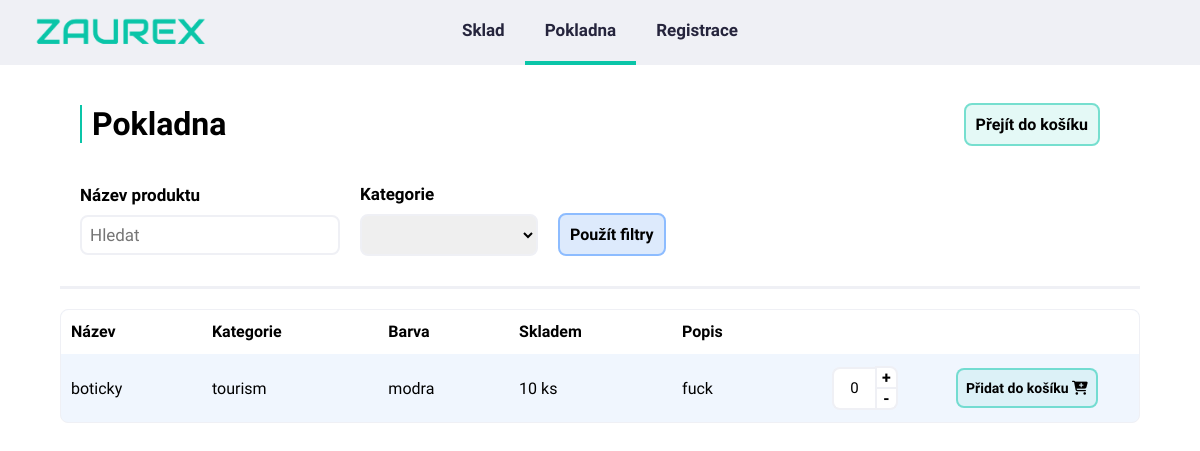
The app's page /Pokladna, older data.
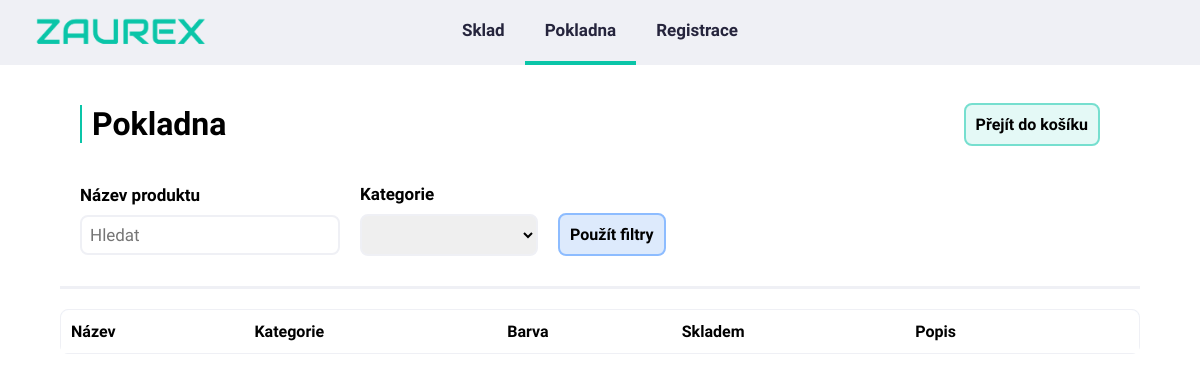
The same page, newer data.
### tables this page shows
CREATE TABLE inventory(
    itemId INTEGER PRIMARY KEY AUTOINCREMENT,
    itemName TEXT,
    category TEXT,
    colour TEXT,
    inStock INTEGER,
    price INTEGER,
    descript TEXT
);

### appka/sell.py (the view, shortened to what this page needs)
@bp.route("/Pokladna", methods = ("GET", "POST"))
def sell():
    db = get_db()
    if request.method == "GET":
        items = db.execute(
            "SELECT * FROM inventory"
        ).fetchall()
        return render_template("inventory/sell.html", items = items)
    elif request.method == "POST" and "addToCart" in request.form and "quantity" in request.form:
        qty = int(request.form["quantity"])
        iId = int(request.form[""])
    else:
        items = db.execute(
            "SELECT * FROM inventory"
        ).fetchall()
        return render_template("inventory/sell.html", items = items)

### appka/db.py (called while the page is built)
def get_db():
    if "db" not in g:
        g.db = sqlite3.connect(
            current_app.config["DATABASE"],
            detect_types=sqlite3.PARSE_DECLTYPES
        )
        g.db.row_factory = sqlite3.Row
    return g.db

### appka/templates/inventory/sell.html (shortened to what this page needs)
<!DOCTYPE html>
<html lang="en">
<head>
    <link rel="stylesheet" href='/static/inventoryStyle.css'>
</head>
<body>
     <nav>
        <img src="napis_trans.png" alt="logo" id="logo">
        <div class="nav-item-list">
            <a class="list-item" href="inventory.html">Sklad</a>
            <a class="list-item nav-active" href="sell.html">Pokladna</a>
            <a class="list-item" href="/templates/auth/register.html">Registrace</a>
        </div>
    </nav>
    <main>
        <div class="filter-wrapper">
            <div class="filter-top">
                <h1>Pokladna</h1>
                <div class="add-btns">
                    <a href="cart.html" class="filter-btn add-btn">Přejít do košíku</a>
                </div>
            </div>
            <form action="#" autocomplete="off" method="post">
                <div class="filter-bottom">
                    <div class="filter-column">
                        <label for="search">Název produktu</label>
                        <input type="text" id="search" placeholder="Hledat">
                    </div>
                    <div class="filter-column">
                        <label for="categories">Kategorie</label>
                        <select name="categories" id="categories">
                            <option value=""></option>
                            <option value="tourism">Turistika</option>
                        </select>
                    </div>
                    <input type="submit" value="Použít filtry" class="filter-btn apply-btn"></input>
                </div>
            </form>
        </div>
        <div class="table-wrapper sell-table-wrapper">
            <table>
                <thead>
                    <th>Název</th>
                    <th>Kategorie</th>
                    <th>Barva</th>
                    <th>Skladem</th>
                    <th>Popis</th>
                    <th></th>
                </thead>
                <tbody id="tableData">
                    {% for item in items %}
                    <tr>
                        <td>{{ item["itemName"] }}</td>
                        <td>{{ item["category"] }}</td>
                        <td>{{ item["colour"] }}</td>
                        <td>{{ item["inStock"] }} ks</td>
                        <td>{{ item["descript"] }}</td>
                        <td>
                            <div class="quick-options">
                                <div class="adjust-quantity">
                                    <input type="number" id="quantity" class="qty" min="0" value="0">
                                    <span class="adjust-btns">
                                        <button class="adjust-btn adjust-btn-plus">+</button>
                                        <button class="adjust-btn adjust-btn-minus">-</button>
                                    </span>
                                </div>
                                <form action="#" autocomplete="off" method="post">
                                <button class="add-to-cart-btn" id="addToCart">Přidat do košíku
                                    <i class="fa-solid fa-cart-plus"></i></button>
                                </form>
                            </div>
                        </td>
                    </tr>
                    {% endfor %}
                </tbody>
            </table>
        </div>
    </main>
</body>
</html>

Row changes from the older to the newer data that the page shows:
removed inventory: itemName "boticky", category "tourism", colour "modra", inStock "10", descript "fuck"
